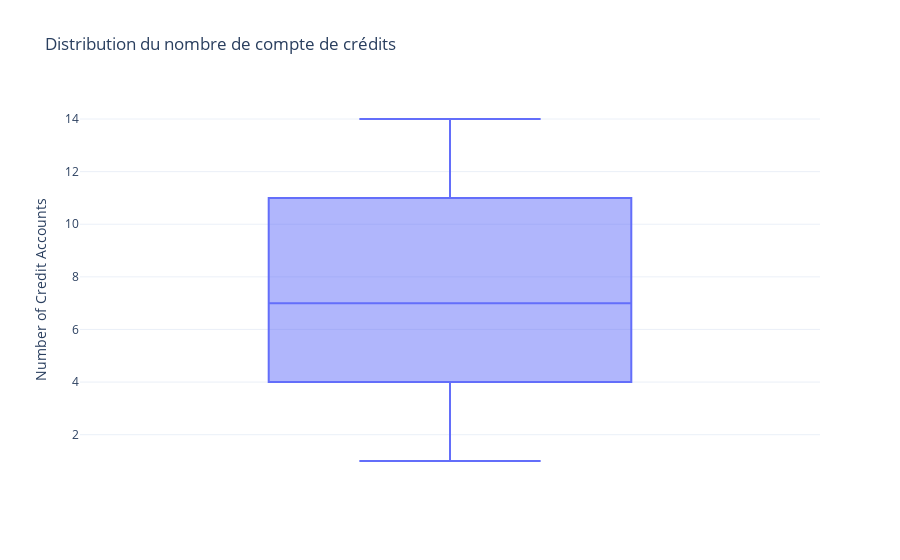

The notebook cell saved with this chart:
### Code cell
# Distribution du nombre de compte de crédits
nb_credit_account_boxplot_fig = px.box(data_credit_scoring,
                            y = "Number of Credit Accounts",
                            title="Distribution du nombre de compte de crédits")

nb_credit_account_boxplot_fig.show()

### Figure 1 — Plotly figure (JSON) as saved in the notebook; plotly's stock layout.template omitted (floating-point values rounded to 4 significant figures; data arrays with more than 128 entries replaced by an {"elided": "..."} marker saying what was removed)
{"data": [{"alignmentgroup": "True", "hovertemplate": "Number of Credit Accounts=%{y}<extra></extra>", "legendgroup": "", "marker": {"color": "#636efa"}, "name": "", "notched": false, "offsetgroup": "", "orientation": "v", "showlegend": false, "type": "box", "x0": " ", "xaxis": "x", "y": {"elided": "1000 int values"}, "y0": " ", "yaxis": "y"}], "layout": {"boxmode": "group", "legend": {"tracegroupgap": 0}, "title": {"text": "Distribution du nombre de compte de crédits"}, "xaxis": {"anchor": "y", "domain": [0, 1]}, "yaxis": {"anchor": "x", "domain": [0, 1], "title": {"text": "Number of Credit Accounts"}}}}
